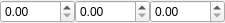
<?xml version="1.0" encoding="UTF-8"?>
<ui version="4.0">
 <class>qt::widgets::ShortVector3Edit</class>
 <widget class="QWidget" name="qt::widgets::ShortVector3Edit">
  <property name="geometry">
   <rect>
    <x>0</x>
    <y>0</y>
    <width>225</width>
    <height>20</height>
   </rect>
  </property>
  <property name="windowTitle">
   <string>Form</string>
  </property>
  <layout class="QHBoxLayout" name="MainLayout">
   <property name="spacing">
    <number>0</number>
   </property>
   <property name="leftMargin">
    <number>0</number>
   </property>
   <property name="topMargin">
    <number>0</number>
   </property>
   <property name="rightMargin">
    <number>0</number>
   </property>
   <property name="bottomMargin">
    <number>0</number>
   </property>
   <item>
    <widget class="qt::widgets::ShortDoubleSpinBox" name="XEdit">
     <property name="sizePolicy">
      <sizepolicy hsizetype="Fixed" vsizetype="Fixed">
       <horstretch>0</horstretch>
       <verstretch>0</verstretch>
      </sizepolicy>
     </property>
     <property name="minimumSize">
      <size>
       <width>75</width>
       <height>0</height>
      </size>
     </property>
     <property name="maximumSize">
      <size>
       <width>75</width>
       <height>16777215</height>
      </size>
     </property>
    </widget>
   </item>
   <item>
    <widget class="qt::widgets::ShortDoubleSpinBox" name="YEdit">
     <property name="sizePolicy">
      <sizepolicy hsizetype="Fixed" vsizetype="Fixed">
       <horstretch>0</horstretch>
       <verstretch>0</verstretch>
      </sizepolicy>
     </property>
     <property name="minimumSize">
      <size>
       <width>75</width>
       <height>0</height>
      </size>
     </property>
     <property name="maximumSize">
      <size>
       <width>75</width>
       <height>16777215</height>
      </size>
     </property>
    </widget>
   </item>
   <item>
    <widget class="qt::widgets::ShortDoubleSpinBox" name="ZEdit">
     <property name="sizePolicy">
      <sizepolicy hsizetype="Fixed" vsizetype="Fixed">
       <horstretch>0</horstretch>
       <verstretch>0</verstretch>
      </sizepolicy>
     </property>
     <property name="minimumSize">
      <size>
       <width>75</width>
       <height>0</height>
      </size>
     </property>
     <property name="maximumSize">
      <size>
       <width>75</width>
       <height>16777215</height>
      </size>
     </property>
    </widget>
   </item>
  </layout>
 </widget>
 <customwidgets>
  <customwidget>
   <class>qt::widgets::ShortDoubleSpinBox</class>
   <extends>QDoubleSpinBox</extends>
   <header>qt/widgets/ShortDoubleSpinBox.hpp</header>
  </customwidget>
 </customwidgets>
 <resources/>
 <connections/>
</ui>
